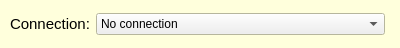
<?xml version="1.0" encoding="UTF-8"?>
<ui version="4.0">
 <class>StatusDialog</class>
 <widget class="QDialog" name="StatusDialog">
  <property name="geometry">
   <rect>
    <x>0</x>
    <y>0</y>
    <width>400</width>
    <height>48</height>
   </rect>
  </property>
  <property name="palette">
   <palette>
    <active>
     <colorrole role="Base">
      <brush brushstyle="SolidPattern">
       <color alpha="255">
        <red>252</red>
        <green>252</green>
        <blue>252</blue>
       </color>
      </brush>
     </colorrole>
     <colorrole role="Window">
      <brush brushstyle="SolidPattern">
       <color alpha="255">
        <red>255</red>
        <green>255</green>
        <blue>220</blue>
       </color>
      </brush>
     </colorrole>
    </active>
    <inactive>
     <colorrole role="Base">
      <brush brushstyle="SolidPattern">
       <color alpha="255">
        <red>252</red>
        <green>252</green>
        <blue>252</blue>
       </color>
      </brush>
     </colorrole>
     <colorrole role="Window">
      <brush brushstyle="SolidPattern">
       <color alpha="255">
        <red>255</red>
        <green>255</green>
        <blue>220</blue>
       </color>
      </brush>
     </colorrole>
    </inactive>
    <disabled>
     <colorrole role="Base">
      <brush brushstyle="SolidPattern">
       <color alpha="255">
        <red>255</red>
        <green>255</green>
        <blue>220</blue>
       </color>
      </brush>
     </colorrole>
     <colorrole role="Window">
      <brush brushstyle="SolidPattern">
       <color alpha="255">
        <red>255</red>
        <green>255</green>
        <blue>220</blue>
       </color>
      </brush>
     </colorrole>
    </disabled>
   </palette>
  </property>
  <property name="windowTitle">
   <string/>
  </property>
  <property name="styleSheet">
   <string notr="true"/>
  </property>
  <layout class="QGridLayout" name="gridLayout">
   <property name="leftMargin">
    <number>10</number>
   </property>
   <property name="rightMargin">
    <number>15</number>
   </property>
   <item row="0" column="0">
    <widget class="QLabel" name="label">
     <property name="font">
      <font>
       <pointsize>11</pointsize>
      </font>
     </property>
     <property name="text">
      <string>Connection:</string>
     </property>
    </widget>
   </item>
   <item row="0" column="1">
    <widget class="QComboBox" name="wifiCombo">
     <property name="sizePolicy">
      <sizepolicy hsizetype="Preferred" vsizetype="Fixed">
       <horstretch>1</horstretch>
       <verstretch>0</verstretch>
      </sizepolicy>
     </property>
     <property name="iconSize">
      <size>
       <width>22</width>
       <height>22</height>
      </size>
     </property>
     <item>
      <property name="text">
       <string>No connection</string>
      </property>
      <property name="icon">
       <iconset resource="icons.qrc">
        <normaloff>:/icons/remove.png</normaloff>:/icons/remove.png</iconset>
      </property>
     </item>
    </widget>
   </item>
  </layout>
 </widget>
 <resources>
  <include location="icons.qrc"/>
 </resources>
 <connections/>
</ui>
